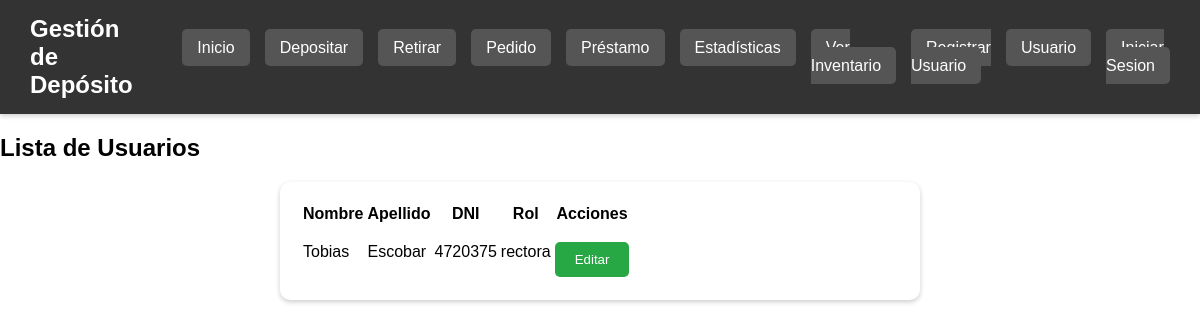
The page /usuarios on the database as committed earlier.
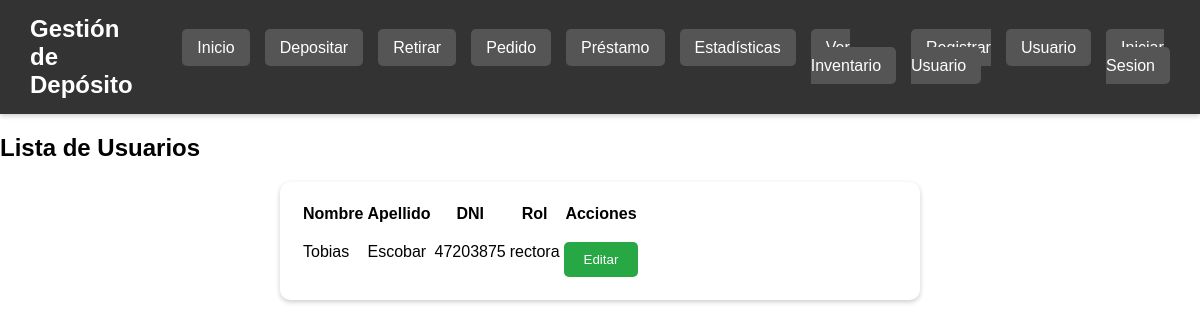
The same page on the database as committed later.
### tables this page shows
CREATE TABLE "Usuarios" (
    id INTEGER PRIMARY KEY AUTOINCREMENT,
    nombre TEXT NOT NULL,
    apellido TEXT NOT NULL,
    dni TEXT UNIQUE NOT NULL,
    rol TEXT NOT NULL CHECK(rol IN ('rectora', 'administrador')),
    contraseña TEXT NOT NULL
);

### app.py (the view)
@app.route('/usuarios')
def usuarios():
    conn = conectar_bd()
    cursor = conn.cursor()
    cursor.execute("SELECT nombre, apellido, dni, rol, id FROM Usuarios")
    usuarios = cursor.fetchall()
    conn.close()
    print(usuarios)  # 🛠️ Esto imprimirá los datos en la consola
    return render_template("usuarios.html", usuarios=usuarios)

### app.py (called while the page is built)
def conectar_bd():
    return sqlite3.connect("inventario_colegio.db")

### templates/usuarios.html (shortened to what this page needs)
<!DOCTYPE html>
<html lang="es">
<head>
    <link rel="stylesheet" href="{{ url_for('static', filename='styles.css') }}">
</head>
<body>
    {% include 'header.html' %}
    <h2>Lista de Usuarios</h2>
    <main>
        <table>
            <tr>
                <th>Nombre</th>
                <th>Apellido</th>
                <th>DNI</th>
                <th>Rol</th>
                <th>Acciones</th>
            </tr>
            {% for usuario in usuarios %}
            <tr>
                <td>{{ usuario[0] }}</td>
                <td>{{ usuario[1] }}</td>
                <td>{{ usuario[2] }}</td>
                <td>{{ usuario[3] }}</td>
                <td>
                    <button onclick="abrirModal({{ usuario[4] }}, '{{ usuario[0] }}', '{{ usuario[1] }}', '{{ usuario[2] }}', '{{ usuario[3] }}')">Editar</button>
                </td>
            </tr>
            {% endfor %}
        </table>
    </main>
</body>
</html>

Rows that differ between the two databases and show on the page:
changed Usuarios "Tobias": dni "4720375" → "47203875"
